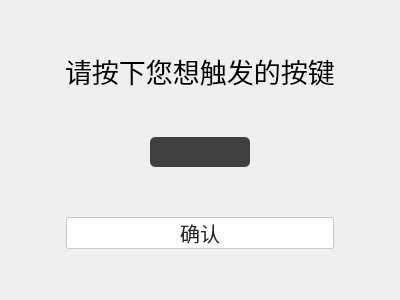
<?xml version="1.0" encoding="UTF-8"?>
<ui version="4.0">
 <class>KeyPressEater</class>
 <widget class="QDialog" name="KeyPressEater">
  <property name="geometry">
   <rect>
    <x>0</x>
    <y>0</y>
    <width>400</width>
    <height>300</height>
   </rect>
  </property>
  <property name="minimumSize">
   <size>
    <width>400</width>
    <height>300</height>
   </size>
  </property>
  <property name="maximumSize">
   <size>
    <width>400</width>
    <height>300</height>
   </size>
  </property>
  <property name="windowTitle">
   <string>Form</string>
  </property>
  <layout class="QVBoxLayout" name="verticalLayout">
   <item>
    <spacer name="verticalSpacer">
     <property name="orientation">
      <enum>Qt::Vertical</enum>
     </property>
     <property name="sizeType">
      <enum>QSizePolicy::Fixed</enum>
     </property>
     <property name="sizeHint" stdset="0">
      <size>
       <width>50</width>
       <height>40</height>
      </size>
     </property>
    </spacer>
   </item>
   <item>
    <layout class="QHBoxLayout" name="horizontalLayout">
     <item>
      <spacer name="horizontalSpacer">
       <property name="orientation">
        <enum>Qt::Horizontal</enum>
       </property>
       <property name="sizeHint" stdset="0">
        <size>
         <width>40</width>
         <height>20</height>
        </size>
       </property>
      </spacer>
     </item>
     <item>
      <widget class="QLabel" name="label_1">
       <property name="font">
        <font>
         <pointsize>20</pointsize>
        </font>
       </property>
       <property name="text">
        <string>请按下您想触发的按键</string>
       </property>
      </widget>
     </item>
     <item>
      <spacer name="horizontalSpacer_2">
       <property name="orientation">
        <enum>Qt::Horizontal</enum>
       </property>
       <property name="sizeHint" stdset="0">
        <size>
         <width>40</width>
         <height>20</height>
        </size>
       </property>
      </spacer>
     </item>
    </layout>
   </item>
   <item>
    <spacer name="verticalSpacer_3">
     <property name="orientation">
      <enum>Qt::Vertical</enum>
     </property>
     <property name="sizeType">
      <enum>QSizePolicy::Fixed</enum>
     </property>
     <property name="sizeHint" stdset="0">
      <size>
       <width>30</width>
       <height>40</height>
      </size>
     </property>
    </spacer>
   </item>
   <item>
    <layout class="QHBoxLayout" name="horizontalLayout_2">
     <item>
      <spacer name="horizontalSpacer_3">
       <property name="orientation">
        <enum>Qt::Horizontal</enum>
       </property>
       <property name="sizeHint" stdset="0">
        <size>
         <width>40</width>
         <height>20</height>
        </size>
       </property>
      </spacer>
     </item>
     <item>
      <widget class="QLabel" name="label_pressKey">
       <property name="sizePolicy">
        <sizepolicy hsizetype="Expanding" vsizetype="Fixed">
         <horstretch>0</horstretch>
         <verstretch>0</verstretch>
        </sizepolicy>
       </property>
       <property name="minimumSize">
        <size>
         <width>100</width>
         <height>30</height>
        </size>
       </property>
       <property name="maximumSize">
        <size>
         <width>100</width>
         <height>30</height>
        </size>
       </property>
       <property name="font">
        <font>
         <pointsize>12</pointsize>
         <bold>true</bold>
        </font>
       </property>
       <property name="styleSheet">
        <string notr="true">border-radius: 5px;
color: white;
background-color: rgb(64, 64, 64);</string>
       </property>
       <property name="text">
        <string/>
       </property>
       <property name="alignment">
        <set>Qt::AlignCenter</set>
       </property>
      </widget>
     </item>
     <item>
      <spacer name="horizontalSpacer_4">
       <property name="orientation">
        <enum>Qt::Horizontal</enum>
       </property>
       <property name="sizeHint" stdset="0">
        <size>
         <width>40</width>
         <height>20</height>
        </size>
       </property>
      </spacer>
     </item>
    </layout>
   </item>
   <item>
    <spacer name="verticalSpacer_2">
     <property name="orientation">
      <enum>Qt::Vertical</enum>
     </property>
     <property name="sizeHint" stdset="0">
      <size>
       <width>20</width>
       <height>40</height>
      </size>
     </property>
    </spacer>
   </item>
   <item>
    <layout class="QHBoxLayout" name="horizontalLayout_3">
     <item>
      <spacer name="horizontalSpacer_5">
       <property name="orientation">
        <enum>Qt::Horizontal</enum>
       </property>
       <property name="sizeType">
        <enum>QSizePolicy::Fixed</enum>
       </property>
       <property name="sizeHint" stdset="0">
        <size>
         <width>55</width>
         <height>20</height>
        </size>
       </property>
      </spacer>
     </item>
     <item>
      <widget class="QPushButton" name="Btn_confirmKey">
       <property name="styleSheet">
        <string notr="true">QPushButton
{
font-family: Ubuntu;
font-size: 20px;
color: rgba(0,0,0,0.85);
font-weight: 400;

background: #FFFFFF;
border-radius: 2px;
border: 1px solid rgb(202, 202, 202);
}

QPushButton::hover{	
    color: #FFFFFF;
    background-color: #0079EB;
    border-color: #0079EB;
}

QPushButton::pressed,QPushButton::checked{
    color: #FFFFFF;
    background-color: qlineargradient(spread:pad, x1:0, y1:0, x2:1, y2:1, stop:0 #0079EB, stop:1 #005FB8);
}</string>
       </property>
       <property name="text">
        <string>确认</string>
       </property>
       <property name="autoDefault">
        <bool>false</bool>
       </property>
      </widget>
     </item>
     <item>
      <spacer name="horizontalSpacer_6">
       <property name="orientation">
        <enum>Qt::Horizontal</enum>
       </property>
       <property name="sizeType">
        <enum>QSizePolicy::Fixed</enum>
       </property>
       <property name="sizeHint" stdset="0">
        <size>
         <width>55</width>
         <height>20</height>
        </size>
       </property>
      </spacer>
     </item>
    </layout>
   </item>
   <item>
    <spacer name="verticalSpacer_4">
     <property name="orientation">
      <enum>Qt::Vertical</enum>
     </property>
     <property name="sizeType">
      <enum>QSizePolicy::Fixed</enum>
     </property>
     <property name="sizeHint" stdset="0">
      <size>
       <width>20</width>
       <height>40</height>
      </size>
     </property>
    </spacer>
   </item>
  </layout>
 </widget>
 <resources/>
 <connections/>
</ui>
